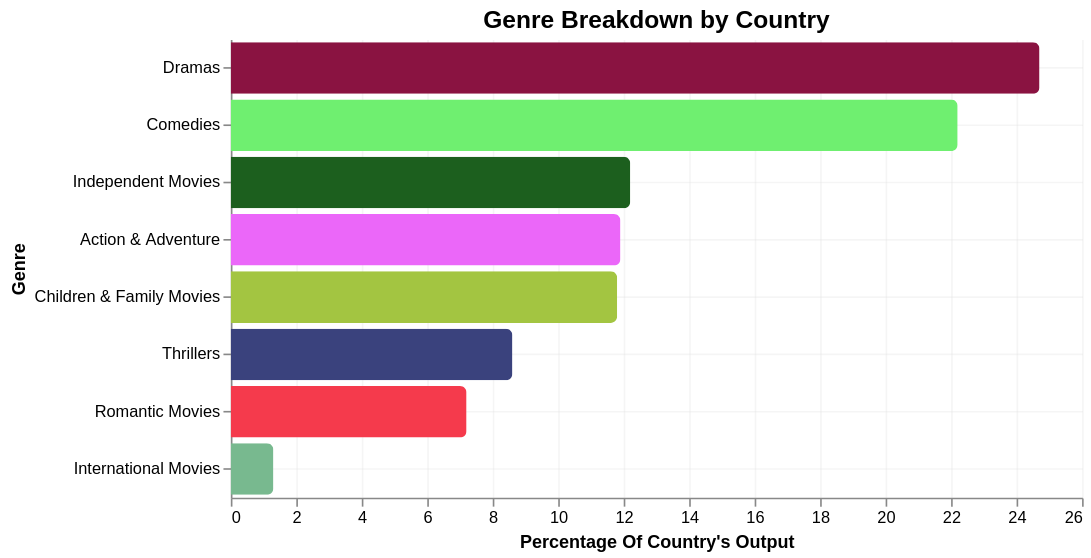

The cell this chart's notebook holds for it:
### Markdown cell above
# Graph 5: Genre Breakdown by Country

### Code cell
import altair as alt
import pandas as pd
from genre_colors import GENRE_COLORS

df = pd.read_csv("graph5_data.csv")

# Derive country list and genre list dynamically from the data
top_countries = df.groupby("country")["count"].sum().sort_values(ascending=False).index.tolist()
top_genres    = df.groupby("genre")["count"].sum().sort_values(ascending=False).index.tolist()


# Dropdown to select country
country_select = alt.binding_select(options=top_countries, name="Country: ")
country_param  = alt.param(name="selected_country", bind=country_select, value=top_countries[0])

chart = (
    alt.Chart(df)
    .transform_filter("datum.country == selected_country")
    .mark_bar(cornerRadiusTopRight=4, cornerRadiusBottomRight=4)
    .encode(
        y=alt.Y(
            "genre:N",
            sort=alt.EncodingSortField(field="count", order="descending"),
            title="Genre"
        ),
        x=alt.X(
            "pct:Q",
            title="Percentage Of Country's Output"
        ),
        color=alt.Color(
            "genre:N",
            scale=alt.Scale(domain=list(GENRE_COLORS.keys()), range=list(GENRE_COLORS.values())),
            legend=None,
        ),
        tooltip=[
            alt.Tooltip("country:N", title="Country"),
            alt.Tooltip("genre:N",   title="Genre"),
            alt.Tooltip("count:Q",   title="Titles",            format=","),
            alt.Tooltip("pct:Q",     title="Percentage of Output",       format=".1f"),
        ],
    )
    .add_params(country_param)
    .properties(
        width=520,
        height=280,
        title=alt.TitleParams(
            text="Genre Breakdown by Country",
            fontSize=15,
        ),
    )
    .configure_view(strokeWidth=0)
    .configure_axis(grid=True, gridOpacity=0.3)
)

# Save as interactive HTML
chart.save("graph5_genre_by_country.html")
print("Saved → graph5_genre_by_country.html")

chart

### Figure 1 — Vega-Lite specification as saved in the notebook (floating-point values rounded to 4 significant figures)
{"config": {"view": {"continuousWidth": 300, "continuousHeight": 300, "strokeWidth": 0}, "axis": {"grid": true, "gridOpacity": 0.3}}, "data": {"name": "data-f8429992accbdaa643f8f6e0a4efdbb4"}, "mark": {"type": "bar", "cornerRadiusBottomRight": 4, "cornerRadiusTopRight": 4}, "encoding": {"color": {"field": "genre", "legend": null, "scale": {"domain": ["International Movies", "Dramas", "Comedies", "Action & Adventure", "Independent Movies", "Romantic Movies", "Children & Family Movies", "Thrillers"], "range": ["#78b98f", "#8a1341", "#6fef70", "#eb67f9", "#1c5f1e", "#f53a4c", "#a3c541", "#3a427d"]}, "type": "nominal"}, "tooltip": [{"field": "country", "title": "Country", "type": "nominal"}, {"field": "genre", "title": "Genre", "type": "nominal"}, {"field": "count", "format": ",", "title": "Titles", "type": "quantitative"}, {"field": "pct", "format": ".1f", "title": "Percentage of Output", "type": "quantitative"}], "x": {"field": "pct", "title": "Percentage Of Country's Output", "type": "quantitative"}, "y": {"field": "genre", "sort": {"field": "count", "order": "descending"}, "title": "Genre", "type": "nominal"}}, "height": 280, "params": [{"name": "selected_country", "bind": {"input": "select", "options": ["United States", "India", "Unknown", "United Kingdom", "France", "Spain", "Canada", "Egypt", "Nigeria", "Japan"], "name": "Country: "}, "value": "United States"}], "title": {"text": "Genre Breakdown by Country", "fontSize": 15}, "transform": [{"filter": "datum.country == selected_country"}], "width": 520, "$schema": "https://vega.github.io/schema/vega-lite/v6.1.0.json", "datasets": {"data-f8429992accbdaa643f8f6e0a4efdbb4": [{"country": "Canada", "genre": "Action & Adventure", "count": 16, "pct": 6.3}, {"country": "Canada", "genre": "Children & Family Movies", "count": 35, "pct": 13.8}, {"country": "Canada", "genre": "Comedies", "count": 54, "pct": 21.3}, {"country": "Canada", "genre": "Dramas", "count": 45, "pct": 17.7}, {"country": "Canada", "genre": "Independent Movies", "count": 27, "pct": 10.6}, {"country": "Canada", "genre": "International Movies", "count": 31, "pct": 12.2}, {"country": "Canada", "genre": "Romantic Movies", "count": 19, "pct": 7.5}, {"country": "Canada", "genre": "Thrillers", "count": 27, "pct": 10.6}, {"country": "Egypt", "genre": "Action & Adventure", "count": 14, "pct": 6.3}, {"country": "Egypt", "genre": "Children & Family Movies", "count": 1, "pct": 0.4}, {"country": "Egypt", "genre": "Comedies", "count": 56, "pct": 25.1}, {"country": "Egypt", "genre": "Dramas", "count": 40, "pct": 17.9}, {"country": "Egypt", "genre": "Independent Movies", "count": 5, "pct": 2.2}, {"country": "Egypt", "genre": "International Movies", "count": 92, "pct": 41.3}, {"country": "Egypt", "genre": "Romantic Movies", "count": 11, "pct": 4.9}, {"country": "Egypt", "genre": "Thrillers", "count": 4, "pct": 1.8}, {"country": "France", "genre": "Action & Adventure", "count": 24, "pct": 8.1}, {"country": "France", "genre": "Children & Family Movies", "count": 10, "pct": 3.4}, {"country": "France", "genre": "Comedies", "count": 34, "pct": 11.5}, {"country": "France", "genre": "Dramas", "count": 72, "pct": 24.4}, {"country": "France", "genre": "Independent Movies", "count": 22, "pct": 7.5}, {"country": "France", "genre": "International Movies", "count": 109, "pct": 36.9}, {"country": "France", "genre": "Romantic Movies", "count": 10, "pct": 3.4}, {"country": "France", "genre": "Thrillers", "count": 14, "pct": 4.7}, {"country": "India", "genre": "Action & Adventure", "count": 130, "pct": 5.7}, {"country": "India", "genre": "Children & Family Movies", "count": 20, "pct": 0.9}, {"country": "India", "genre": "Comedies", "count": 311, "pct": 13.6}, {"country": "India", "genre": "Dramas", "count": 640, "pct": 27.9}, {"country": "India", "genre": "Independent Movies", "count": 160, "pct": 7.0}, {"country": "India", "genre": "International Movies", "count": 823, "pct": 35.9}, {"country": "India", "genre": "Romantic Movies", "count": 117, "pct": 5.1}, {"country": "India", "genre": "Thrillers", "count": 89, "pct": 3.9}, {"country": "Japan", "genre": "Action & Adventure", "count": 48, "pct": 34.8}, {"country": "Japan", "genre": "Children & Family Movies", "count": 12, "pct": 8.7}, {"country": "Japan", "genre": "Dramas", "count": 12, "pct": 8.7}, {"country": "Japan", "genre": "Independent Movies", "count": 1, "pct": 0.7}, {"country": "Japan", "genre": "International Movies", "count": 58, "pct": 42.0}, {"country": "Japan", "genre": "Romantic Movies", "count": 3, "pct": 2.2}, {"country": "Japan", "genre": "Thrillers", "count": 4, "pct": 2.9}, {"country": "Nigeria", "genre": "Action & Adventure", "count": 3, "pct": 1.4}, {"country": "Nigeria", "genre": "Comedies", "count": 38, "pct": 17.4}, {"country": "Nigeria", "genre": "Dramas", "count": 58, "pct": 26.6}, {"country": "Nigeria", "genre": "Independent Movies", "count": 6, "pct": 2.8}, {"country": "Nigeria", "genre": "International Movies", "count": 80, "pct": 36.7}, {"country": "Nigeria", "genre": "Romantic Movies", "count": 18, "pct": 8.3}, {"country": "Nigeria", "genre": "Thrillers", "count": 15, "pct": 6.9}, {"country": "Spain", "genre": "Action & Adventure", "count": 6, "pct": 2.3}, {"country": "Spain", "genre": "Children & Family Movies", "count": 5, "pct": 1.9}, {"country": "Spain", "genre": "Comedies", "count": 39, "pct": 14.9}, {"country": "Spain", "genre": "Dramas", "count": 55, "pct": 21.1}, {"country": "Spain", "genre": "Independent Movies", "count": 15, "pct": 5.7}, {"country": "Spain", "genre": "International Movies", "count": 101, "pct": 38.7}, {"country": "Spain", "genre": "Romantic Movies", "count": 11, "pct": 4.2}, {"country": "Spain", "genre": "Thrillers", "count": 29, "pct": 11.1}, {"country": "United Kingdom", "genre": "Action & Adventure", "count": 50, "pct": 10.3}, {"country": "United Kingdom", "genre": "Children & Family Movies", "count": 23, "pct": 4.7}, {"country": "United Kingdom", "genre": "Comedies", "count": 58, "pct": 12.0}, {"country": "United Kingdom", "genre": "Dramas", "count": 132, "pct": 27.2}, {"country": "United Kingdom", "genre": "Independent Movies", "count": 53, "pct": 10.9}, {"country": "United Kingdom", "genre": "International Movies", "count": 101, "pct": 20.8}, {"country": "United Kingdom", "genre": "Romantic Movies", "count": 26, "pct": 5.4}, {"country": "United Kingdom", "genre": "Thrillers", "count": 42, "pct": 8.7}, {"country": "United States", "genre": "Action & Adventure", "count": 321, "pct": 11.9}, {"country": "United States", "genre": "Children & Family Movies", "count": 318, "pct": 11.8}, {"country": "United States", "genre": "Comedies", "count": 599, "pct": 22.2}, {"country": "United States", "genre": "Dramas", "count": 667, "pct": 24.7}, {"country": "United States", "genre": "Independent Movies", "count": 330, "pct": 12.2}, {"country": "United States", "genre": "International Movies", "count": 34, "pct": 1.3}, {"country": "United States", "genre": "Romantic Movies", "count": 194, "pct": 7.2}, {"country": "United States", "genre": "Thrillers", "count": 233, "pct": 8.6}, {"country": "Unknown", "genre": "Action & Adventure", "count": 42, "pct": 7.6}, {"country": "Unknown", "genre": "Children & Family Movies", "count": 80, "pct": 14.5}, {"country": "Unknown", "genre": "Comedies", "count": 83, "pct": 15.0}, {"country": "Unknown", "genre": "Dramas", "count": 104, "pct": 18.8}, {"country": "Unknown", "genre": "Independent Movies", "count": 11, "pct": 2.0}, {"country": "Unknown", "genre": "International Movies", "count": 179, "pct": 32.4}, {"country": "Unknown", "genre": "Romantic Movies", "count": 25, "pct": 4.5}, {"country": "Unknown", "genre": "Thrillers", "count": 28, "pct": 5.1}]}}
